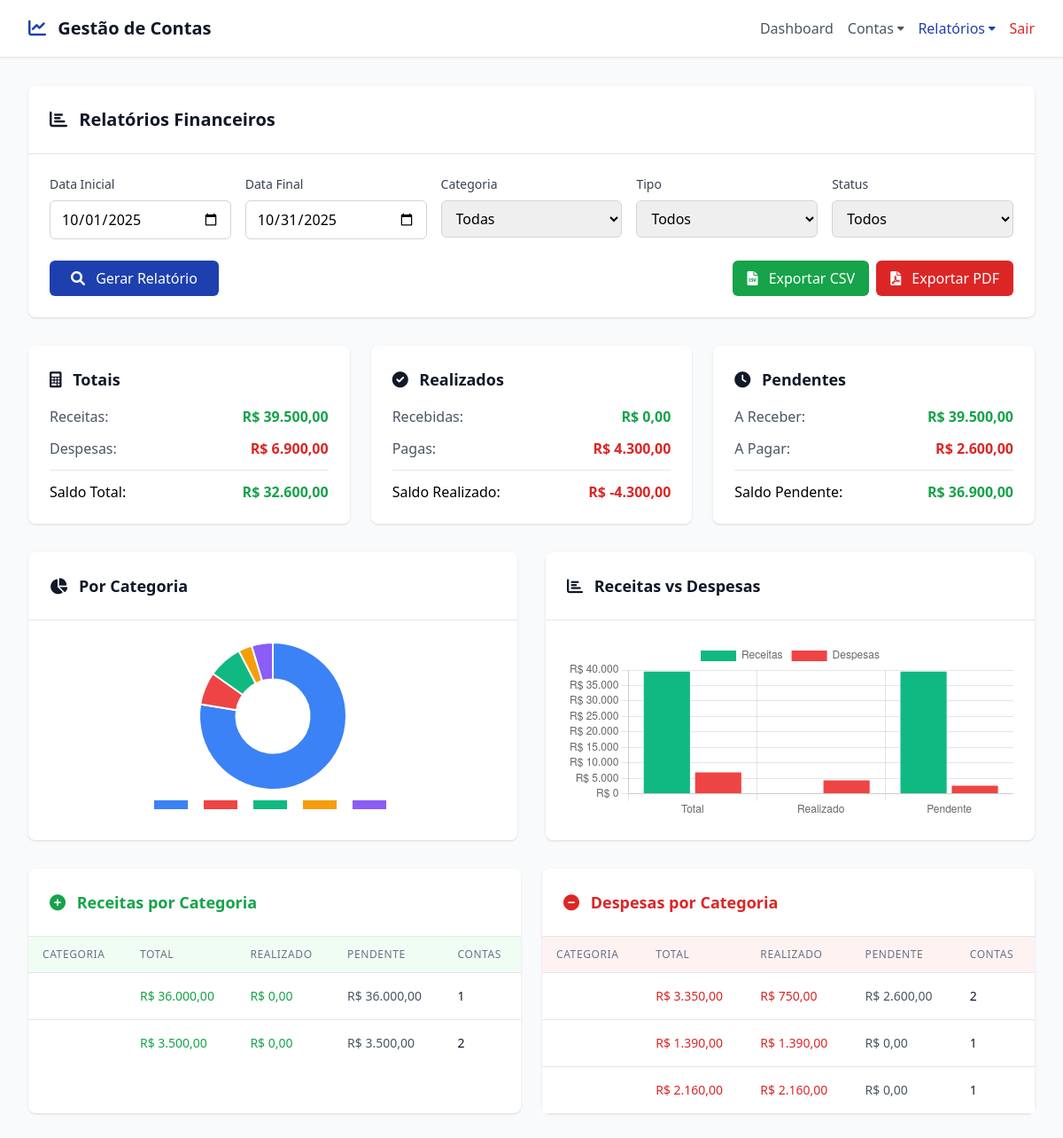
/reports.php (signed in), run on the app's committed database.
### tables this page shows
CREATE TABLE accounts (
    id INT AUTO_INCREMENT PRIMARY KEY,
    user_id INT NOT NULL,
    category_id INT NOT NULL,
    description VARCHAR(255) NOT NULL,
    amount DECIMAL(10,2) NOT NULL,
    due_date DATE NOT NULL,
    type ENUM('receita', 'despesa') NOT NULL,
    status ENUM('pendente', 'paga', 'recebida') DEFAULT 'pendente',
    url VARCHAR(500) NULL,
    is_recurring BOOLEAN DEFAULT FALSE,
    recurring_parent_id INT NULL,
    notes TEXT NULL,
    attachment VARCHAR(255) NULL,
    created_at TIMESTAMP DEFAULT CURRENT_TIMESTAMP,
    updated_at TIMESTAMP DEFAULT CURRENT_TIMESTAMP ON UPDATE CURRENT_TIMESTAMP,
    FOREIGN KEY (user_id) REFERENCES users(id) ON DELETE CASCADE,
    FOREIGN KEY (category_id) REFERENCES categories(id) ON DELETE RESTRICT,
    FOREIGN KEY (recurring_parent_id) REFERENCES accounts(id) ON DELETE CASCADE,
    INDEX idx_user_due_date (user_id, due_date),
    INDEX idx_user_status (user_id, status),
    INDEX idx_user_type (user_id, type)
);

### reports.php (the view, shortened to what the rows shown need)
<?php
require_once 'config/config.php';
require_once 'models/Account.php';
$accountModel = new Account();
$userId = $_SESSION['user_id'];
$filters = [
    'date_from' => $_GET['date_from'] ?? date('Y-m-01'),
    'date_to' => $_GET['date_to'] ?? date('Y-m-t'),
    'category_id' => $_GET['category_id'] ?? '',
    'type' => $_GET['type'] ?? '',
    'status' => $_GET['status'] ?? ''
];
$accounts = $accountModel->getWithFilters($userId, array_filter($filters));
$totals = [
    'receitas' => 0,
    'despesas' => 0,
    'receitas_pagas' => 0,
    'despesas_pagas' => 0,
    'receitas_pendentes' => 0,
    'despesas_pendentes' => 0
];
foreach ($accounts as $account) {
    if ($account['type'] == 'receita') {
        $totals['receitas'] += $account['amount'];
        if ($account['status'] == 'recebida') {
            $totals['receitas_pagas'] += $account['amount'];
        } else {
            $totals['receitas_pendentes'] += $account['amount'];
        }
    } else {
        $totals['despesas'] += $account['amount'];
        if ($account['status'] == 'paga') {
            $totals['despesas_pagas'] += $account['amount'];
        } else {
            $totals['despesas_pendentes'] += $account['amount'];
        }
    }
}
$totals['saldo_total'] = $totals['receitas'] - $totals['despesas'];
$totals['saldo_realizado'] = $totals['receitas_pagas'] - $totals['despesas_pagas'];
$totals['saldo_pendente'] = $totals['receitas_pendentes'] - $totals['despesas_pendentes'];
$byCategory = [];
foreach ($accounts as $account) {
    $catId = $account['category_id'];
    if (!isset($byCategory[$catId])) {
        $byCategory[$catId] = [
            'name' => $account['category_name'],
            'type' => $account['type'],
            'total' => 0,
            'paid' => 0,
            'pending' => 0,
            'count' => 0
        ];
    }
    $byCategory[$catId]['total'] += $account['amount'];
    $byCategory[$catId]['count']++;
    if (($account['type'] == 'receita' && $account['status'] == 'recebida') ||
        ($account['type'] == 'despesa' && $account['status'] == 'paga')) {
        $byCategory[$catId]['paid'] += $account['amount'];
    } else {
        $byCategory[$catId]['pending'] += $account['amount'];
    }
}
$receitas = [];
$despesas = [];
foreach ($byCategory as $category) {
    if ($category['type'] == 'receita') {
        $receitas[] = $category;
    } else {
        $despesas[] = $category;
    }
}
usort($despesas, function($a, $b) {
    return strcmp($a['name'], $b['name']);
});
?>
<!DOCTYPE html>
<html lang="pt-BR">
<head>
    <script src="https://cdn.tailwindcss.com"></script>
    <link href="https://cdnjs.cloudflare.com/ajax/libs/font-awesome/6.0.0/css/all.min.css" rel="stylesheet">
</head>
<body class="bg-gray-50">
    <?php require_once 'partials/header.php'; render_header('reports'); ?>
    <main class="max-w-7xl mx-auto px-4 sm:px-6 lg:px-8 py-8">
        <div class="bg-white rounded-lg shadow mb-8">
            <div class="p-6 border-b border-gray-200">
                <h2 class="text-xl font-semibold text-gray-900">
                    <i class="fas fa-chart-bar mr-2"></i>
                    Relatórios Financeiros
                </h2>
            </div>
        </div>
        <div class="grid grid-cols-1 lg:grid-cols-2 gap-6">
            <div class="bg-white rounded-lg shadow">
                <div class="overflow-x-auto">
                    <table class="min-w-full divide-y divide-gray-200">
                        <thead class="bg-green-50">
                            <tr>
                                <th class="px-4 py-3 text-left text-xs font-medium text-gray-500 uppercase tracking-wider">Categoria</th>
                                <th class="px-4 py-3 text-left text-xs font-medium text-gray-500 uppercase tracking-wider">Total</th>
                                <th class="px-4 py-3 text-left text-xs font-medium text-gray-500 uppercase tracking-wider">Realizado</th>
                                <th class="px-4 py-3 text-left text-xs font-medium text-gray-500 uppercase tracking-wider">Pendente</th>
                                <th class="px-4 py-3 text-left text-xs font-medium text-gray-500 uppercase tracking-wider">Contas</th>
                            </tr>
                        </thead>
                    </table>
                </div>
            </div>
            <div class="bg-white rounded-lg shadow">
                <div class="overflow-x-auto">
                    <table class="min-w-full divide-y divide-gray-200">
                        <thead class="bg-red-50">
                            <tr>
                                <th class="px-4 py-3 text-left text-xs font-medium text-gray-500 uppercase tracking-wider">Categoria</th>
                                <th class="px-4 py-3 text-left text-xs font-medium text-gray-500 uppercase tracking-wider">Total</th>
                                <th class="px-4 py-3 text-left text-xs font-medium text-gray-500 uppercase tracking-wider">Realizado</th>
                                <th class="px-4 py-3 text-left text-xs font-medium text-gray-500 uppercase tracking-wider">Pendente</th>
                                <th class="px-4 py-3 text-left text-xs font-medium text-gray-500 uppercase tracking-wider">Contas</th>
                            </tr>
                        </thead>
                        <tbody class="bg-white divide-y divide-gray-200">
                            <?php if (empty($despesas)): ?>
                            <tr>
                                <td colspan="5" class="px-4 py-8 text-center text-gray-500">
                                    <i class="fas fa-inbox text-2xl mb-2"></i>
                                    <p>Nenhuma despesa encontrada</p>
                                </td>
                            </tr>
                            <?php else: ?>
                            <?php foreach ($despesas as $category): ?>
                            <tr class="hover:bg-gray-50">
                                <td class="px-4 py-4 text-sm font-medium text-gray-900"><?= htmlspecialchars($category['name']) ?></td>
                                <td class="px-4 py-4 text-sm font-medium text-red-600">
                                    <?= formatCurrency($category['total']) ?>
                                </td>
                                <td class="px-4 py-4 text-sm font-medium text-red-600">
                                    <?= formatCurrency($category['paid']) ?>
                                </td>
                                <td class="px-4 py-4 text-sm font-medium text-gray-600">
                                    <?= formatCurrency($category['pending']) ?>
                                </td>
                                <td class="px-4 py-4 text-sm text-gray-900"><?= $category['count'] ?></td>
                            </tr>
                            <?php endforeach; ?>
                            <?php endif; ?>
                        </tbody>
                    </table>
                </div>
            </div>
        </div>
    </main>
    <script>
        // Dados para gráfico por categoria
        const categoryData = {
            labels: [
                <?php foreach ($byCategory as $category): ?>
                '<?= addslashes($category['name']) ?>',
                <?php endforeach; ?>
            ],
            datasets: [{
                data: [
                    <?php foreach ($byCategory as $category): ?>
                    <?= $category['total'] ?>,
                    <?php endforeach; ?>
                ],
                backgroundColor: [
                    '#3B82F6', '#EF4444', '#10B981', '#F59E0B', '#8B5CF6',
                    '#EC4899', '#14B8A6', '#F97316', '#6366F1', '#84CC16'
                ]
            }]
        };
        // Gráfico por categoria
        new Chart(document.getElementById('categoryChart'), {
            type: 'doughnut',
            data: categoryData,
            options: {
                responsive: true,
                maintainAspectRatio: false,
                plugins: {
                    legend: {
                        position: 'bottom'
                    }
                }
            }
        });
        // Gráfico de comparação
        new Chart(document.getElementById('comparisonChart'), {
            type: 'bar',
            data: {
                labels: ['Total', 'Realizado', 'Pendente'],
                datasets: [{
                    label: 'Receitas',
                    data: [<?= $totals['receitas'] ?>, <?= $totals['receitas_pagas'] ?>, <?= $totals['receitas_pendentes'] ?>],
                    backgroundColor: '#10B981'
                }, {
                    label: 'Despesas',
                    data: [<?= $totals['despesas'] ?>, <?= $totals['despesas_pagas'] ?>, <?= $totals['despesas_pendentes'] ?>],
                    backgroundColor: '#EF4444'
                }]
            },
            options: {
                responsive: true,
                maintainAspectRatio: false,
                scales: {
                    y: {
                        beginAtZero: true,
                        ticks: {
                            callback: function(value) {
                                return 'R$ ' + value.toLocaleString('pt-BR');
                            }
                        }
                    }
                }
            }
        });
    </script>
</body>
</html>

### data on the page
accounts: total "R$ 3.350,00", paid "R$ 750,00", pending "R$ 2.600,00", id "2"

### other printed values
APP_NAME "Gestão de Contas"
$item['label'] "Dashboard"
$item['label'] "Contas"
$item['label'] "Relatórios"
$item['label'] "Sair"
formatCurrency($totals['receitas']) "R$ 39.500,00"
formatCurrency($totals['despesas']) "R$ 6.900,00"
formatCurrency($totals['saldo_total']) "R$ 32.600,00"
formatCurrency($totals['receitas_pagas']) "R$ 0,00"
formatCurrency($totals['despesas_pagas']) "R$ 4.300,00"
formatCurrency($totals['saldo_realizado']) "R$ -4.300,00"
formatCurrency($totals['receitas_pendentes']) "R$ 39.500,00"
formatCurrency($totals['despesas_pendentes']) "R$ 2.600,00"
formatCurrency($totals['saldo_pendente']) "R$ 36.900,00"
formatCurrency($category['total']) "R$ 36.000,00"
